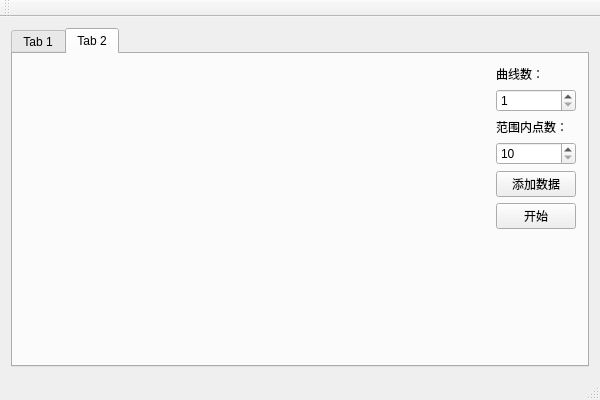
<?xml version="1.0" encoding="UTF-8"?>
<ui version="4.0">
 <class>MainWindow</class>
 <widget class="QMainWindow" name="MainWindow">
  <property name="geometry">
   <rect>
    <x>0</x>
    <y>0</y>
    <width>600</width>
    <height>400</height>
   </rect>
  </property>
  <property name="windowTitle">
   <string>MainWindow</string>
  </property>
  <widget class="QWidget" name="centralWidget">
   <layout class="QHBoxLayout" name="horizontalLayout">
    <item>
     <widget class="QTabWidget" name="tabWidget">
      <property name="currentIndex">
       <number>1</number>
      </property>
      <widget class="QWidget" name="tab">
       <attribute name="title">
        <string>Tab 1</string>
       </attribute>
       <layout class="QVBoxLayout" name="verticalLayout">
        <item>
         <widget class="QPushButton" name="btn_start1">
          <property name="sizePolicy">
           <sizepolicy hsizetype="Fixed" vsizetype="Fixed">
            <horstretch>0</horstretch>
            <verstretch>0</verstretch>
           </sizepolicy>
          </property>
          <property name="text">
           <string>停止</string>
          </property>
         </widget>
        </item>
        <item>
         <widget class="QCustomPlot" name="customPlot1" native="true"/>
        </item>
       </layout>
      </widget>
      <widget class="QWidget" name="tab_2">
       <attribute name="title">
        <string>Tab 2</string>
       </attribute>
       <layout class="QHBoxLayout" name="horizontalLayout_2">
        <item>
         <widget class="QCustomPlot" name="customPlot2" native="true">
          <property name="sizePolicy">
           <sizepolicy hsizetype="Expanding" vsizetype="Preferred">
            <horstretch>0</horstretch>
            <verstretch>0</verstretch>
           </sizepolicy>
          </property>
         </widget>
        </item>
        <item>
         <layout class="QGridLayout" name="gridLayout">
          <item row="3" column="0">
           <widget class="QSpinBox" name="spinBox2">
            <property name="minimum">
             <number>10</number>
            </property>
            <property name="maximum">
             <number>10000000</number>
            </property>
           </widget>
          </item>
          <item row="2" column="0">
           <widget class="QLabel" name="label">
            <property name="text">
             <string>范围内点数：</string>
            </property>
           </widget>
          </item>
          <item row="6" column="0">
           <spacer name="verticalSpacer">
            <property name="orientation">
             <enum>Qt::Vertical</enum>
            </property>
            <property name="sizeHint" stdset="0">
             <size>
              <width>20</width>
              <height>40</height>
             </size>
            </property>
           </spacer>
          </item>
          <item row="0" column="0">
           <widget class="QLabel" name="label_2">
            <property name="text">
             <string>曲线数：</string>
            </property>
           </widget>
          </item>
          <item row="1" column="0">
           <widget class="QSpinBox" name="spinBox1">
            <property name="minimum">
             <number>1</number>
            </property>
            <property name="maximum">
             <number>100</number>
            </property>
           </widget>
          </item>
          <item row="5" column="0">
           <widget class="QPushButton" name="btn_start2">
            <property name="sizePolicy">
             <sizepolicy hsizetype="Fixed" vsizetype="Fixed">
              <horstretch>0</horstretch>
              <verstretch>0</verstretch>
             </sizepolicy>
            </property>
            <property name="text">
             <string>开始</string>
            </property>
           </widget>
          </item>
          <item row="4" column="0">
           <widget class="QPushButton" name="btn_adddata">
            <property name="text">
             <string>添加数据</string>
            </property>
           </widget>
          </item>
         </layout>
        </item>
       </layout>
      </widget>
     </widget>
    </item>
   </layout>
  </widget>
  <widget class="QMenuBar" name="menuBar">
   <property name="geometry">
    <rect>
     <x>0</x>
     <y>0</y>
     <width>600</width>
     <height>23</height>
    </rect>
   </property>
  </widget>
  <widget class="QToolBar" name="mainToolBar">
   <attribute name="toolBarArea">
    <enum>TopToolBarArea</enum>
   </attribute>
   <attribute name="toolBarBreak">
    <bool>false</bool>
   </attribute>
  </widget>
  <widget class="QStatusBar" name="statusBar"/>
 </widget>
 <layoutdefault spacing="6" margin="11"/>
 <customwidgets>
  <customwidget>
   <class>QCustomPlot</class>
   <extends>QWidget</extends>
   <header location="global">qcustomplot.h</header>
   <container>1</container>
  </customwidget>
 </customwidgets>
 <resources/>
 <connections/>
</ui>
